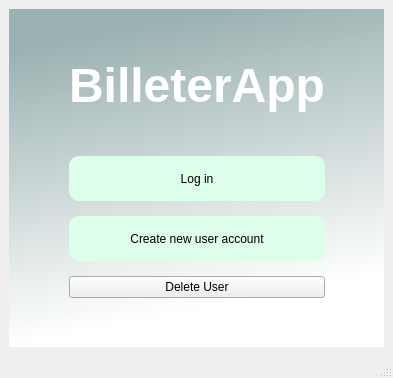
<?xml version="1.0" encoding="UTF-8"?>
<ui version="4.0">
 <class>MainWindow</class>
 <widget class="QMainWindow" name="MainWindow">
  <property name="geometry">
   <rect>
    <x>0</x>
    <y>0</y>
    <width>393</width>
    <height>378</height>
   </rect>
  </property>
  <property name="windowTitle">
   <string>MainWindow</string>
  </property>
  <widget class="QWidget" name="centralwidget">
   <layout class="QHBoxLayout" name="horizontalLayout">
    <item>
     <widget class="QWidget" name="verticalWidget" native="true">
      <property name="styleSheet">
       <string notr="true">QWidget#verticalWidget{
background-color:qlineargradient(spread:pad, x1:0, y1:0, x2:0.207, y2:0.954545, stop:0.132159 rgba(156, 178, 178, 255), stop:1 rgba(255, 255, 255, 255))}</string>
      </property>
      <layout class="QHBoxLayout" name="horizontalLayout_3">
       <item>
        <spacer name="horizontalSpacer">
         <property name="orientation">
          <enum>Qt::Horizontal</enum>
         </property>
         <property name="sizeHint" stdset="0">
          <size>
           <width>40</width>
           <height>20</height>
          </size>
         </property>
        </spacer>
       </item>
       <item>
        <layout class="QVBoxLayout" name="verticalLayout_2">
         <property name="spacing">
          <number>15</number>
         </property>
         <item>
          <spacer name="verticalSpacer_2">
           <property name="orientation">
            <enum>Qt::Vertical</enum>
           </property>
           <property name="sizeHint" stdset="0">
            <size>
             <width>20</width>
             <height>40</height>
            </size>
           </property>
          </spacer>
         </item>
         <item>
          <widget class="QLabel" name="label">
           <property name="layoutDirection">
            <enum>Qt::RightToLeft</enum>
           </property>
           <property name="text">
            <string>&lt;html&gt;&lt;head/&gt;&lt;body&gt;&lt;p&gt;&lt;span style=&quot; font-size:36pt; font-weight:600; color:#ffffff;&quot;&gt;BilleterApp&lt;/span&gt;&lt;/p&gt;&lt;/body&gt;&lt;/html&gt;</string>
           </property>
           <property name="alignment">
            <set>Qt::AlignCenter</set>
           </property>
          </widget>
         </item>
         <item>
          <spacer name="verticalSpacer_3">
           <property name="orientation">
            <enum>Qt::Vertical</enum>
           </property>
           <property name="sizeHint" stdset="0">
            <size>
             <width>20</width>
             <height>20</height>
            </size>
           </property>
          </spacer>
         </item>
         <item>
          <widget class="QPushButton" name="login_button">
           <property name="minimumSize">
            <size>
             <width>0</width>
             <height>45</height>
            </size>
           </property>
           <property name="cursor">
            <cursorShape>PointingHandCursor</cursorShape>
           </property>
           <property name="styleSheet">
            <string notr="true">border-radius:10px;
background-color:rgb(221, 255, 233);</string>
           </property>
           <property name="text">
            <string>Log in</string>
           </property>
           <property name="checkable">
            <bool>false</bool>
           </property>
           <property name="autoDefault">
            <bool>true</bool>
           </property>
          </widget>
         </item>
         <item>
          <widget class="QPushButton" name="create_account_button">
           <property name="enabled">
            <bool>true</bool>
           </property>
           <property name="sizePolicy">
            <sizepolicy hsizetype="Minimum" vsizetype="Fixed">
             <horstretch>10</horstretch>
             <verstretch>10</verstretch>
            </sizepolicy>
           </property>
           <property name="minimumSize">
            <size>
             <width>0</width>
             <height>45</height>
            </size>
           </property>
           <property name="cursor">
            <cursorShape>PointingHandCursor</cursorShape>
           </property>
           <property name="styleSheet">
            <string notr="true">border-radius:10px;
background-color:rgb(221, 255, 233);</string>
           </property>
           <property name="text">
            <string>Create new user account</string>
           </property>
           <property name="autoDefault">
            <bool>true</bool>
           </property>
          </widget>
         </item>
         <item>
          <widget class="QPushButton" name="delete_user_button">
           <property name="maximumSize">
            <size>
             <width>1500</width>
             <height>16777215</height>
            </size>
           </property>
           <property name="layoutDirection">
            <enum>Qt::LeftToRight</enum>
           </property>
           <property name="text">
            <string>Delete User</string>
           </property>
          </widget>
         </item>
         <item>
          <spacer name="verticalSpacer">
           <property name="orientation">
            <enum>Qt::Vertical</enum>
           </property>
           <property name="sizeHint" stdset="0">
            <size>
             <width>20</width>
             <height>40</height>
            </size>
           </property>
          </spacer>
         </item>
        </layout>
       </item>
       <item>
        <spacer name="horizontalSpacer_2">
         <property name="orientation">
          <enum>Qt::Horizontal</enum>
         </property>
         <property name="sizeHint" stdset="0">
          <size>
           <width>40</width>
           <height>20</height>
          </size>
         </property>
        </spacer>
       </item>
      </layout>
     </widget>
    </item>
   </layout>
  </widget>
  <widget class="QMenuBar" name="menubar">
   <property name="geometry">
    <rect>
     <x>0</x>
     <y>0</y>
     <width>393</width>
     <height>26</height>
    </rect>
   </property>
  </widget>
  <widget class="QStatusBar" name="statusbar"/>
 </widget>
 <resources/>
 <connections/>
</ui>
